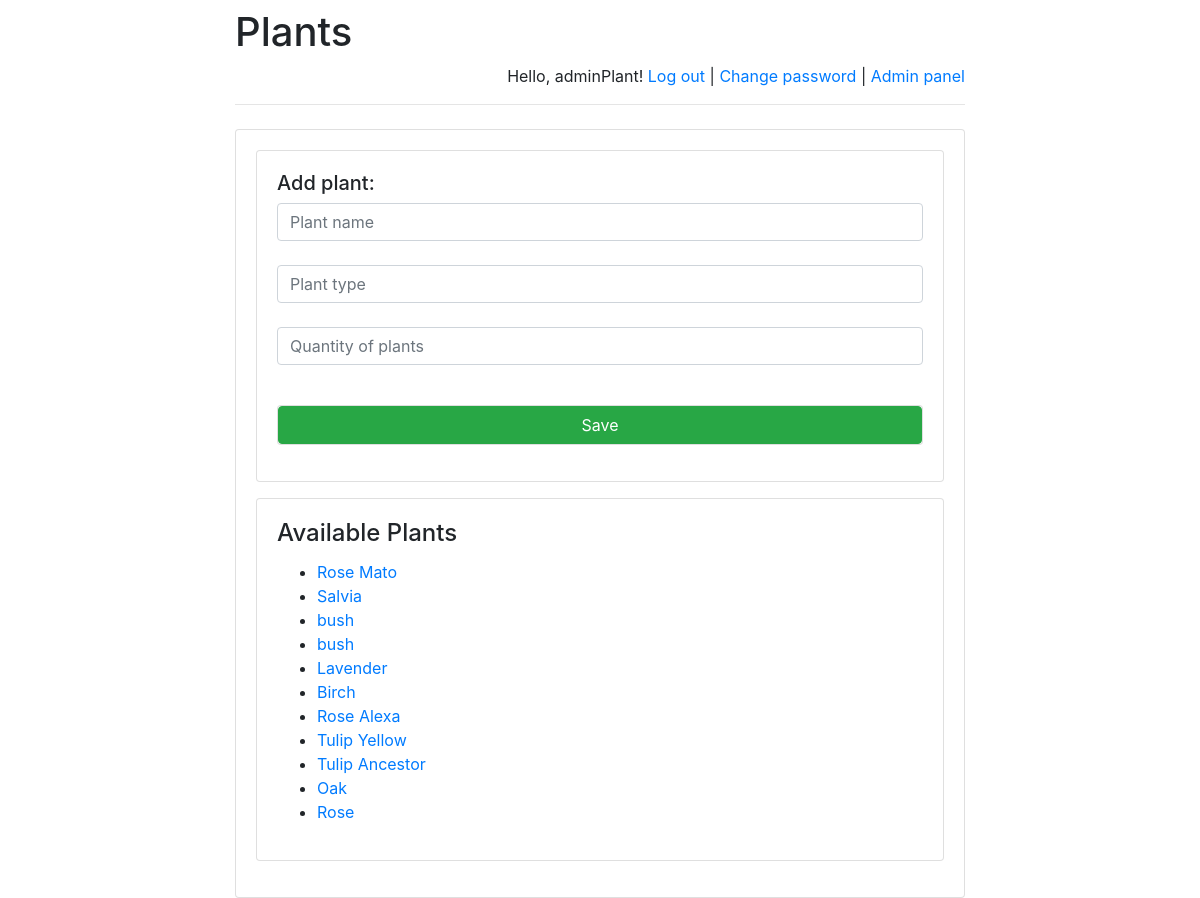
Screenshot of /plants/admin/ (signed in) with the database file from the repository.
### plants/models.py (models this page shows)
class Plant(models.Model):
    plant_name = models.CharField(max_length=255)
    plant_type = models.CharField(max_length=255)
    plant_number = models.IntegerField(default=0)
    pub_date = models.DateTimeField('date published')

### plants/views.py (the view)
# urls.py: path('admin/', admin.site.urls),
def admin(request):
    message = None
    if "message" in request.GET:
        message = request.GET["message"]
    return render(
        request,
        "admin.html",
        {
            "latest_plants":
                Plant.objects.order_by('-pub_date')[:15],
            "message": message,
        }
    )

### plants/templates/admin.html (shortened to what this page needs)
{% extends 'base.html' %}
{% block main %}
    {% if user.is_staff %}
        <div class="card mb-3">
        <div class="card-body">
        <form action="../post_plant/" method="post">
            <h5>Add plant:</h5>
            <div class="mb-3">
                <input class="form-control"
                       placeholder="Plant name"
                       name="text1"
                       required/>
                <input class="form-control"
                       placeholder="Plant type"
                       name="text"
                       required/>
                <input class="form-control"
                       placeholder="Quantity of plants"
                       name="number"
                       required/>
            </div>
            <div class="card mb-3">
                    <button class="btn btn-success">
                        Save
                    </button>
            </div>
        </form>
    </div>
    </div>
    <div class="card mb-3">
    <div class="card-body">
    <h4 class="card-title">Available Plants</h4>
    {% if latest_plants %}
        <ul>
            {% for plant in latest_plants %}
                <li>
                    <a href="/plant/{{ plant.id }}/">
                            {{ plant.plant_name }}
                        </a>
                    </li>
                {% endfor %}
            </ul>
        {% else %}
            <p>No plants are available right now.</p>
        {% endif %}
    </div>
    </div>
    {% else %}
        <h4>Access denied.</h4>
    {% endif %}
{% endblock %}

### plants/templates/base.html (shortened to what this page needs)
<!doctype html>
<html lang="en">
<head>
    <link rel="stylesheet"
href="https://stackpath.bootstrapcdn.com/bootstrap/4.1.3/css/bootstrap.min.css">
</head>
<body>
<div class="container">
    <div class="row justify-content-center">
        <div class="col-8">
            <h1 class="mt-2">Plants</h1>
            {% if user.is_authenticated %}
                <p class="text-right">
                    Hello, {{ user.username }}!
                    <a href="/riddles/logout">Log out</a> |
                    <a href="/riddles/password-change">
                        Change password
                    </a>
                    {% if user.is_staff %}
                        | <a href="/plants/admin">Admin panel</a>
                    {% endif %}
                </p>
            {% else %}
                <p class="text-right">
                    <a href="/riddles/login">Log in</a> |
                    <a href="/riddles/register">Register</a>
                </p>
            {% endif %}
            <hr class="mt-0 mb-4">
            <div class="card">
                <div class="card-body">
                    {% block main %}
                    {% endblock %}
                </div>
            </div>
        </div>
    </div>
</div>
</body>
</html>

### rows the page displays
Plant: plant_name "Rose Mato"
Plant: plant_name "Salvia"
Plant: plant_name "bush"
Plant: plant_name "bush"
Plant: plant_name "Lavender"
Plant: plant_name "Birch"
Plant: plant_name "Rose Alexa"
Plant: plant_name "Tulip Yellow"
Plant: plant_name "Tulip Ancestor"
Plant: plant_name "Oak"
Plant: plant_name "Rose"

### other values shown
{{ user.username }} "adminPlant"
